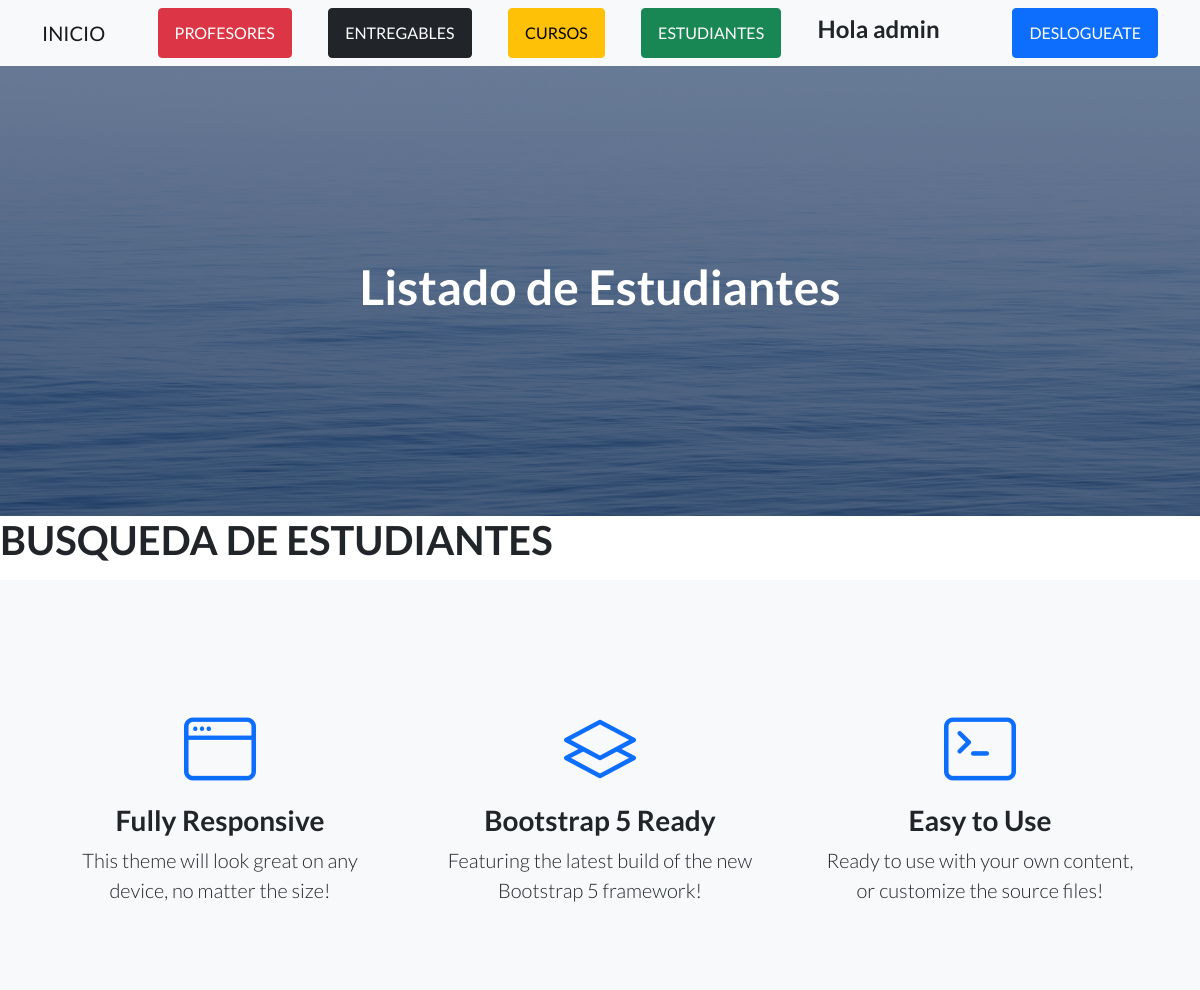
The app's page /AppCoder/estudiante/list/ (signed in, upper part), older data.
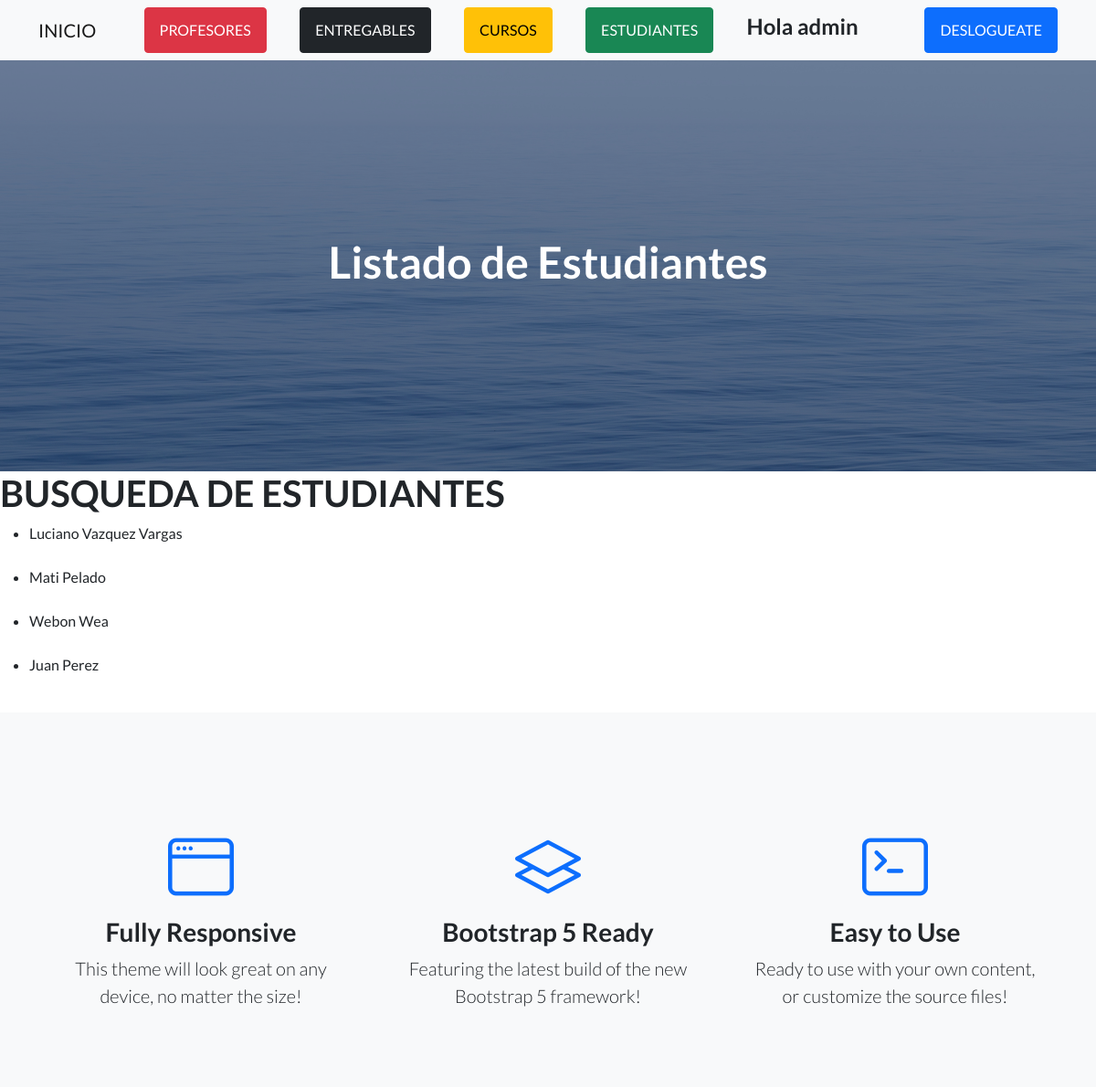
The same page, newer data.
### AppCoder/models.py (models this page shows)
class Estudiante(models.Model):
    nombre=RichTextField(blank=True,null=True)
    apellido=models.CharField(max_length=50)
    email=models.EmailField()
    def __str__(self):
        return self.nombre+" "+str(self.apellido)

### AppCoder/views.py (the view)
# urls.py: path("estudiante/list/",EstudianteList.as_view(),name="estudiante_listar"),
class EstudianteList(LoginRequiredMixin,ListView):
    model=Estudiante
    template_name="AppCoder/leerEstudiantes.html"

### AppCoder/templates/AppCoder/leerEstudiantes.html
{% extends "AppCoder/padre.html" %}
{% load static %}
{% block titulo %}
<h1>Listado de Estudiantes</h1>
{% endblock %}
{% block contenido_que_cambia %}
<h1>BUSQUEDA DE ESTUDIANTES</h1>
<ul>
  {% for estudiante in object_list %}
      <li>{{ estudiante }}</li>
      <br>
      {% endfor %}
</ul>
{% endblock %}

Row changes from the older to the newer data that the page shows:
added Estudiante: nombre+apellido "Luciano Vazquez Vargas"
added Estudiante: nombre+apellido "Mati Pelado"
added Estudiante: nombre+apellido "Webon Wea"
added Estudiante: nombre+apellido "Juan Perez"
